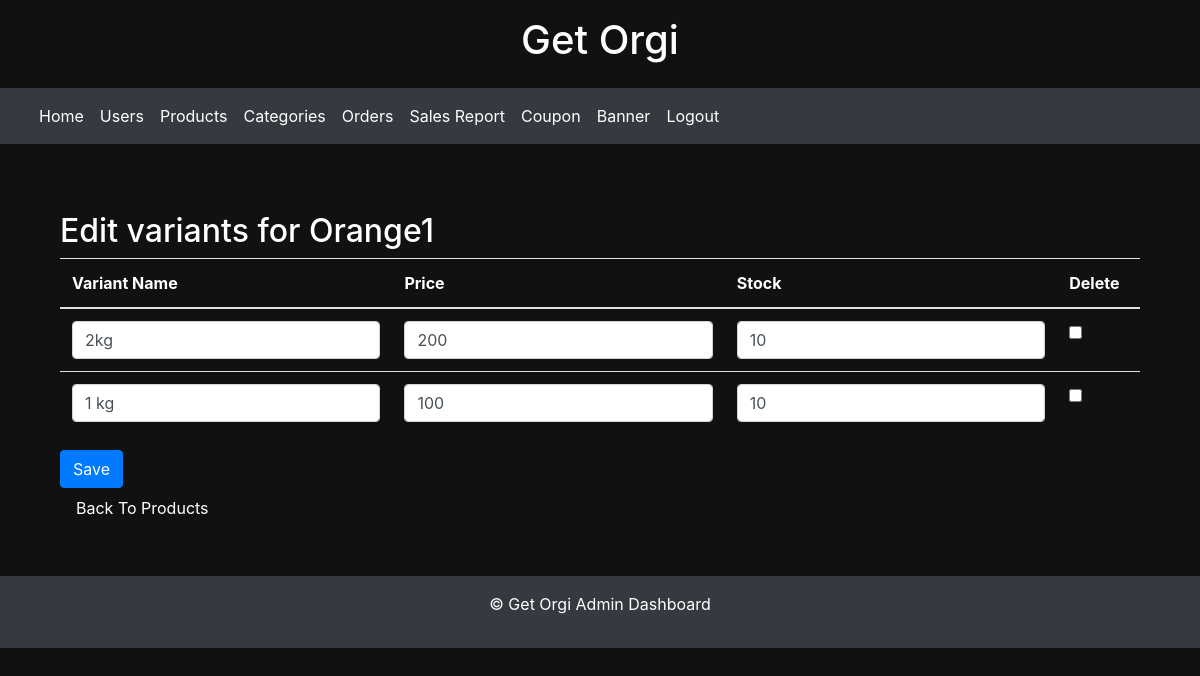
/product/2/edit-variants/, run on the app's committed database.
### shopping/models.py (models this page shows, shortened)
class Product(models.Model):
    name = models.CharField(max_length=50)
    description = models.TextField(max_length=200, default='')
    stock = models.PositiveIntegerField(default=1)
    category = models.ForeignKey(Category, on_delete=models.CASCADE,  null=True)
    normalprice = models.IntegerField(default=0)
    listed = models.BooleanField(default=True)
    offer_percentage = models.IntegerField(default=0,null=True)

class ProductVariant(models.Model):
    product = models.ForeignKey(Product, on_delete=models.CASCADE)
    variant =models.CharField(max_length=50)
    price = models.IntegerField()
    price_after_offer = models.IntegerField(default=0)
    stock = models.PositiveIntegerField(default=1)

### shopping/views.py (the view, shortened to what this page needs)
# urls.py: path('product/<int:product_id>/edit-variants/', views.edit_variants, name='edit_variants'),
def edit_variants(request, product_id):
    product = get_object_or_404(Product, pk=product_id)
    variants = ProductVariant.objects.filter(product=product)
    return render(request, 'edit_variants.html', {'product': product, 'variants': variants})

### templates/edit_variants.html (shortened to what this page needs)
{% extends 'admin_dash.html' %}
{% block content %}
<body style="background-color: #111; color: #fff;">
<div class="container-fluid" style="background-color: #111; color: #fff;">
  <h2>Edit variants for {{ product.name }}</h2>
  <form method="post">
    <table class="table" style="background-color: #111; color: #fff;">
      <thead>
        <tr>
          <th>Variant Name</th>
          <th>Price</th>
          <th>Stock</th>
          <th>Delete</th>
        </tr>
      </thead>
      <tbody>
        {% for variant in variants %}
          <tr>
            <td><input type="text" id="{{ variant.id }}_name" name="{{ variant.id }}_name" value="{{ variant.variant }}" class="form-control" required></td>
            <td><input type="number" id="{{ variant.id }}_price" name="{{ variant.id }}_price" value="{{ variant.price }}" class="form-control" required></td>
            <td><input type="number" id="{{ variant.id }}_stock" name="{{ variant.id }}_stock" value="{{ variant.stock }}" class="form-control" required></td>
            <td><input type="checkbox" name="{{ variant.id }}_delete"></td>
          </tr>
        {% endfor %}
      </tbody>
    </table>
    <button type="submit" class="btn btn-primary">Save</button>
      <a class="nav-link" href="{% url 'admin_page' %}">Back To Products</a>
  </form>
</div>
</body>
{% endblock %}

### templates/admin_dash.html (style rules this page uses)
body { background-color: #f8f9fa; }
.nav-link { color: #fff !important; }

### data on the page
Product: name "Orange1"
ProductVariant: variant "2kg", price "200", stock "10"
ProductVariant: variant "1 kg", price "100", stock "10"
